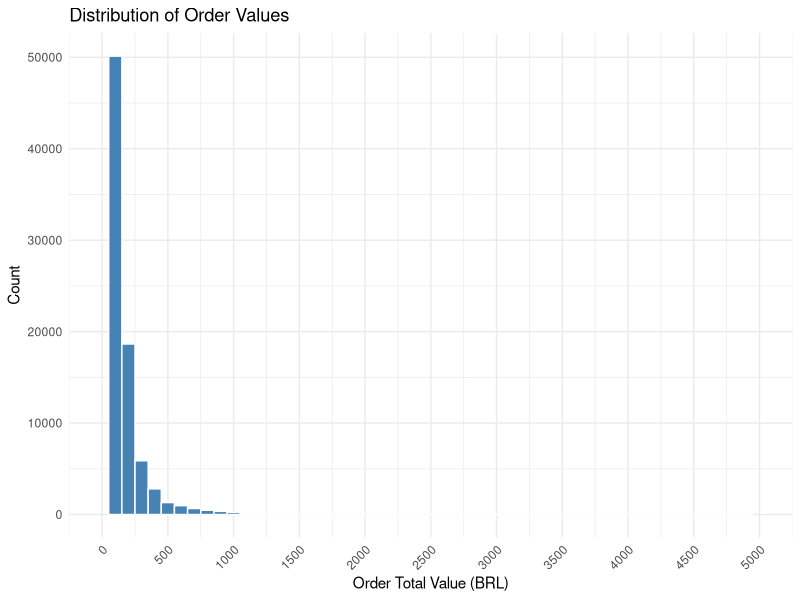

The R source for this figure:
library(ggplot2)

df <- read.csv("order_value.csv", header = FALSE)  # no header in file
colnames(df) <- c("order_value")                   # name it yourself

ggplot(df, aes(x = order_value)) +
  geom_histogram(binwidth = 100, fill = "steelblue", color = "white") +
  scale_x_continuous(
    breaks = seq(0, 10000, by = 500),   # tick every 500
    limits = c(0, 5000)                 # zoom in — most orders are here
  ) +
  labs(
    title = "Distribution of Order Values",
    x = "Order Total Value (BRL)",
    y = "Count"
  ) +
  theme_minimal() +
  theme(axis.text.x = element_text(angle = 45, hjust = 1))  # readable labels
